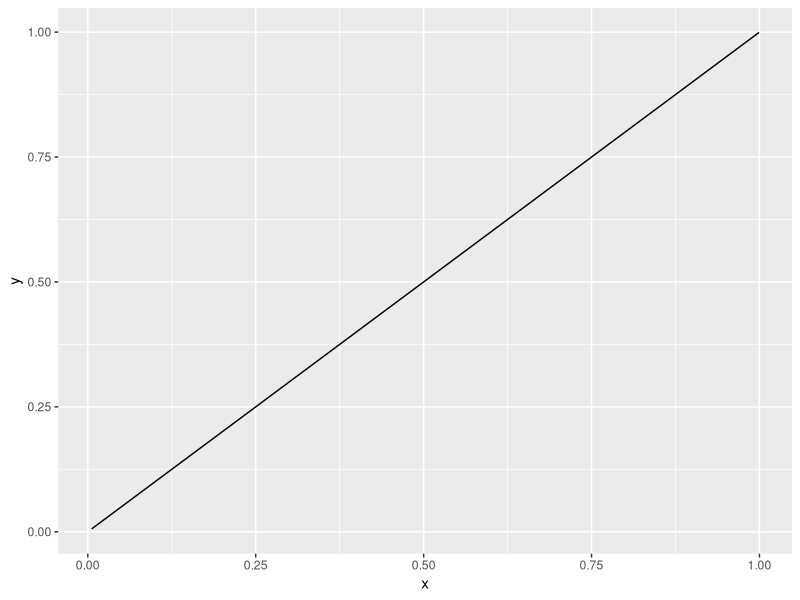
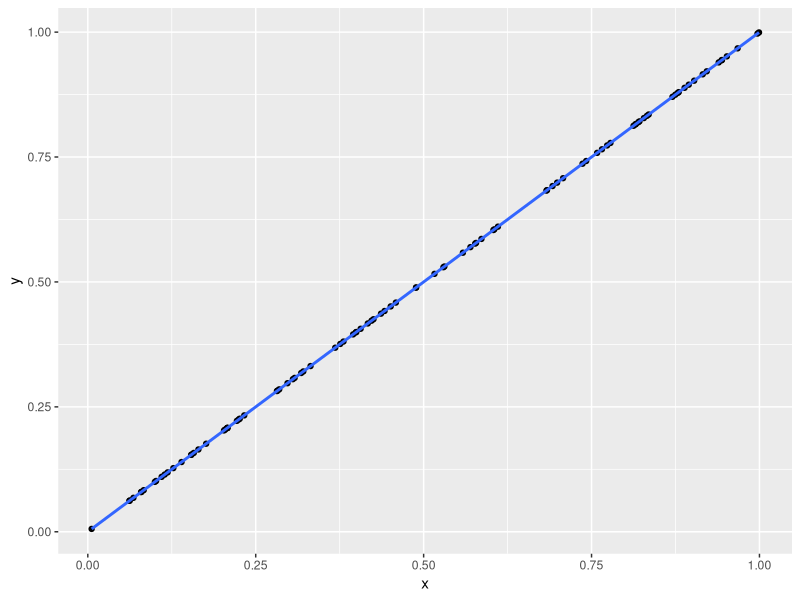
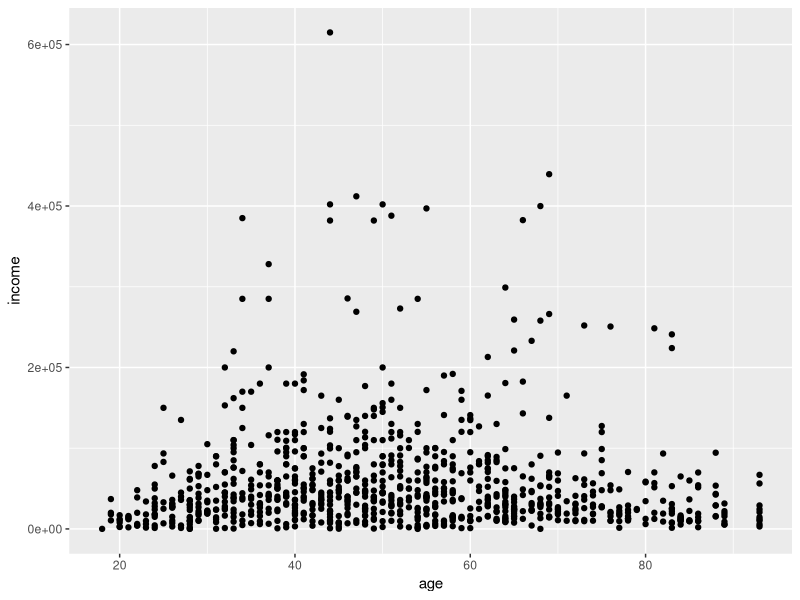
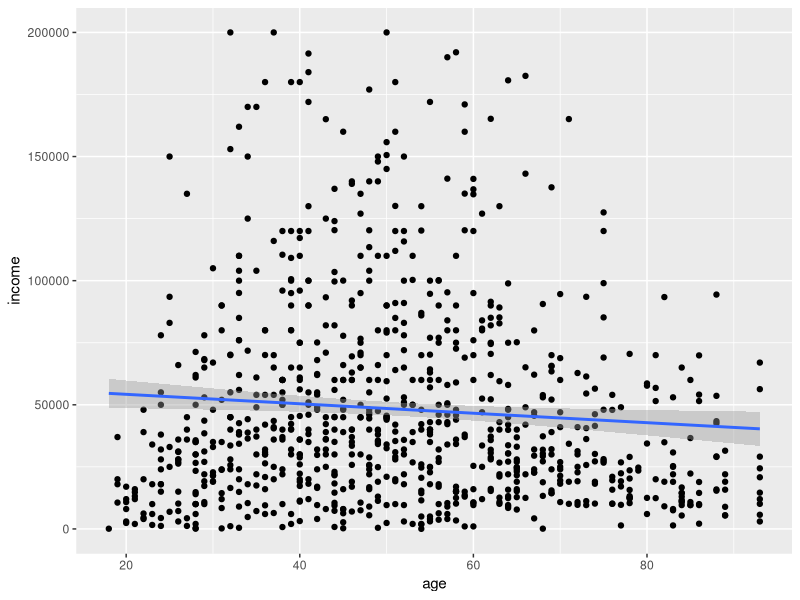
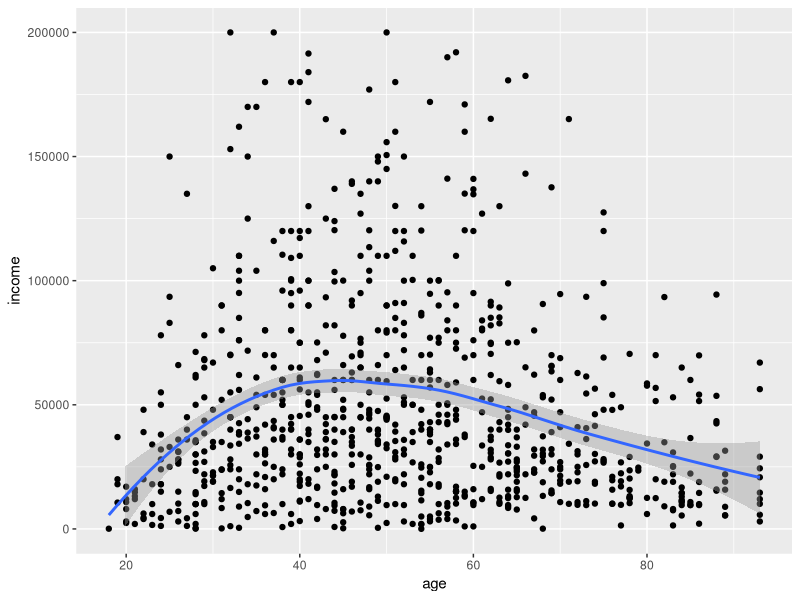
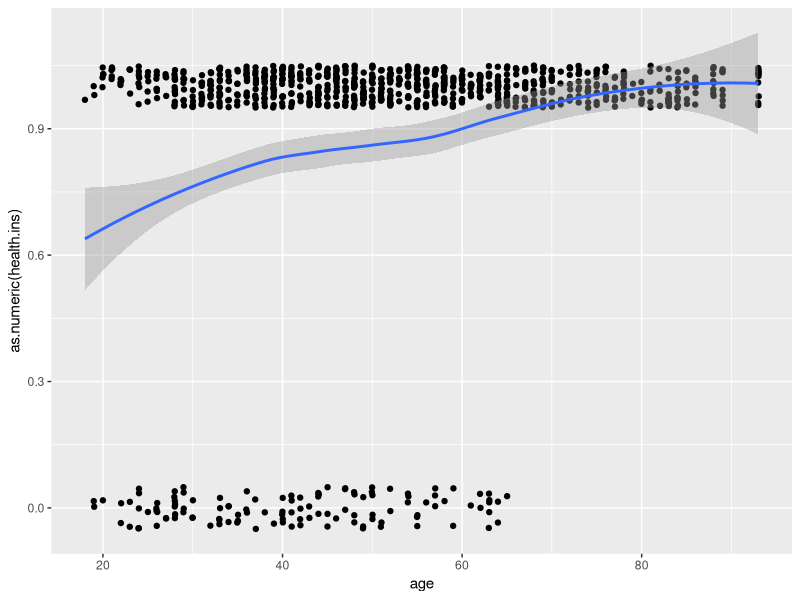
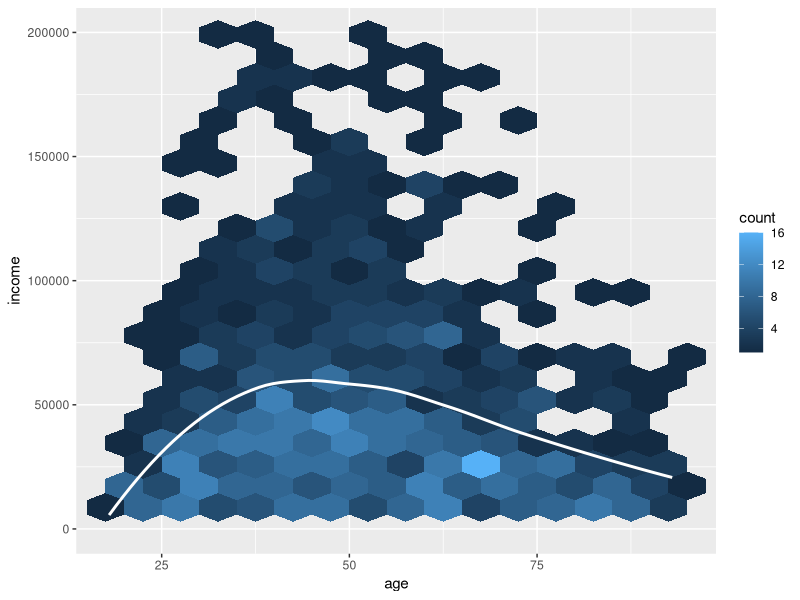
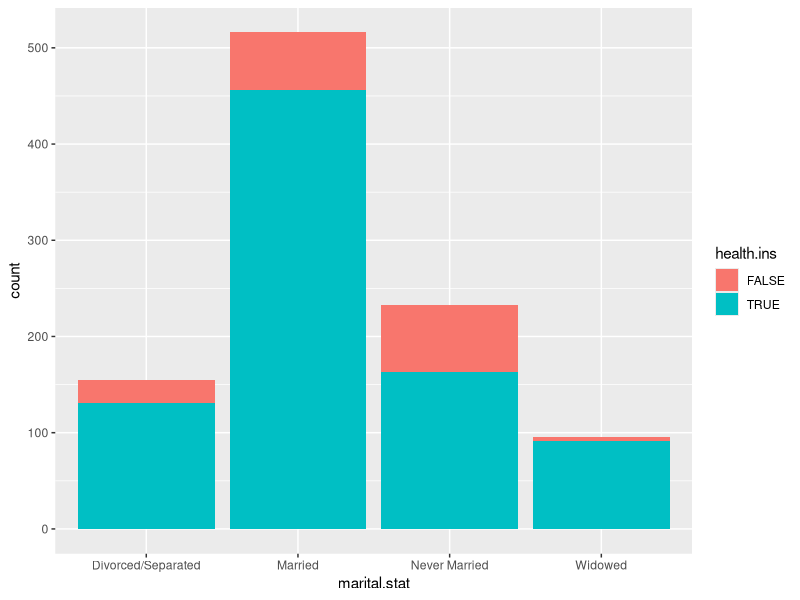

Source code (R) for these figures, in order:
library(ggplot2)

#loading data
custdata <- read.table('custdata.tsv', header = TRUE, sep = '\t', stringsAsFactors = TRUE)
View(custdata)
head(custdata)
tail(custdata)
dim(custdata)
summary(custdata)
sqrt(var(custdata$income))
mean(custdata$income)
print(sqrt(var(custdata$income))/mean(custdata$income))

#Spotting problems using graphics and visualization
custdata.age.density <- ggplot(custdata, mapping = aes(x = age)) + geom_density(color = "blue")
custdata.age.histogram <- ggplot(custdata, mapping = aes(x = age)) + geom_histogram(binwidth = 5, fill = "gray", color = "black")
custdata.income.density <- ggplot(custdata, mapping = aes(x = income)) + geom_density(color = "red")
custdata.income.density.logscale <- ggplot(custdata, mapping = aes(x = income)) + geom_density(color = "magenta") + scale_x_log10(breaks = c(100, 1000, 10000, 100000)) + annotation_logticks(sides = "bt")
custdata.marital.stat.histogram <- ggplot(custdata, mapping = aes(x = marital.stat)) + geom_bar(fill = "gray")
custdata.state.of.res.bar <- ggplot(custdata, mapping = aes(x = state.of.res)) + geom_bar(fill = "gray") + coord_flip() + theme(axis.text.y = element_text(size = rel(0.8)))

#Producing a bar with sorted categories
statesums <- table(custdata$state.of.res)
statef <- as.data.frame(statesums)
colnames(statef) <- c("state.of.res", "count")
summary(statef)
statef <- transform(statef, state.of.res = reorder(state.of.res, count))
summary(statef)
custdata.state.of.res.bar.reorder <- ggplot(statef) + geom_bar(aes(x = state.of.res, y = count), stat = "identity", fill = "gray") + coord_flip() + theme(axis.text.y = element_text(size = rel(0.8)))

#Visually checking relationships between two variables
x <- runif(100)
y <- x^2 + 0.2*x
ggplot(data.frame(x = x, y = x), mapping = aes(x = x, y = y)) + geom_line()
ggplot(data.frame(x = x, y = x), mapping = aes(x = x, y = y)) + geom_point() + stat_smooth(method = "lm", formula = y~x)

#Examining the correlation between age and income
custdata2 <- subset(custdata, custdata$age > 0 & custdata$age < 100 & custdata$income > 0)
cor(custdata2$age, custdata2$income) #Output: -0.02240845
ggplot(custdata2, mapping = aes(x = age, y = income)) + geom_point()
ggplot(custdata2, mapping = aes(x = age, y = income)) + geom_point() + stat_smooth(method = "lm") + ylim(0, 200000)
ggplot(custdata2, mapping = aes(x = age, y = income)) + geom_point() + geom_smooth() + ylim(0, 200000)
ggplot(custdata2, mapping = aes(x = age, y = as.numeric(health.ins))) + geom_point(position = position_jitter(w = 0.05, h = 0.05)) + geom_smooth()

library(hexbin)
ggplot(custdata2, mapping = aes(x = age, y = income)) + geom_hex(binwidth = c(5, 10000)) + geom_smooth(color = "white", se = FALSE) + ylim(0, 200000)

#Diffrent kind of bar plot
ggplot(custdata, mapping = aes(x = marital.stat, fill = health.ins)) + geom_bar()
ggplot(custdata, mapping = aes(x = marital.stat, fill = health.ins)) + geom_bar(position = "dodge")
ggplot(custdata, mapping = aes(x = marital.stat, fill = health.ins)) + geom_bar(position = "fill")
ggplot(custdata, mapping = aes(x = marital.stat, fill = health.ins)) + geom_bar(position = "fill") + geom_point(mapping = aes(y = -0.05), size = 0.75, alpha = 0.3, position = position_jitter(h = 0.01))

ggplot(custdata2, mapping = aes(x = housing.type, fill = marital.stat)) + geom_bar(position = "dodge") + theme(axis.text.x = element_text(angle = 45, hjust = 1))
ggplot(custdata, mapping = aes(x = marital.stat)) + geom_bar(position = "dodge", fill = "darkgray") + facet_wrap(~housing.type, scales = "free_y") + theme(axis.text.x = element_text(angle = 45, hjust = 1))
